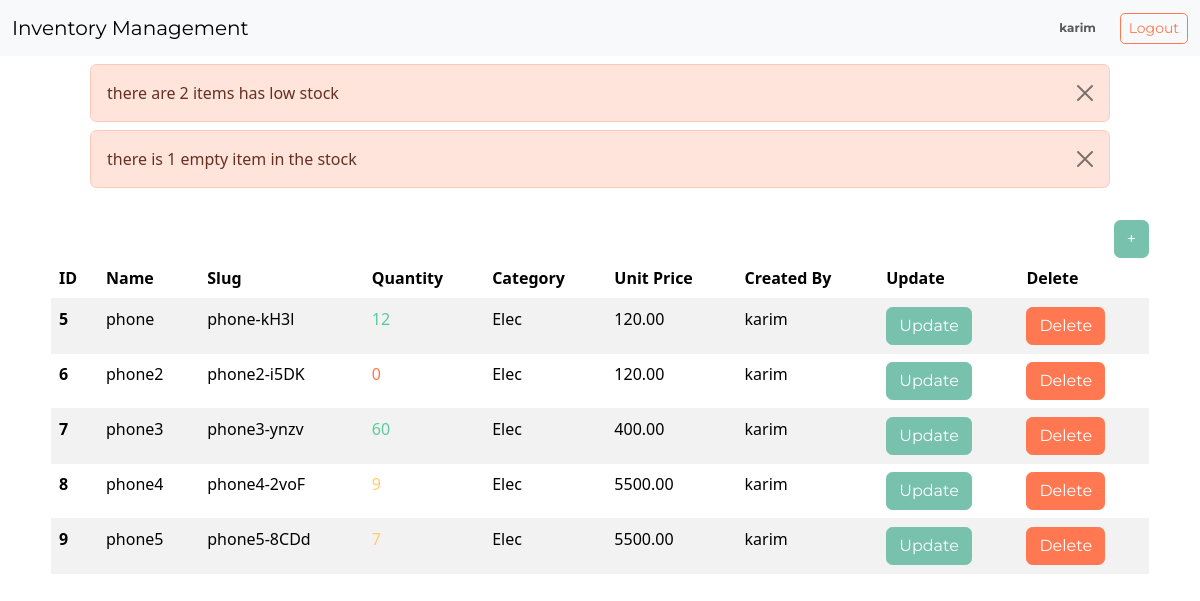
The app's page /dashboard/ (signed in) with its own data.
### inventory/models.py (models this page shows, shortened)
class TimeStampedModel(models.Model):
    created_at = models.DateTimeField(auto_now_add=True)
    updated_at = models.DateTimeField(auto_now=True)
    class Meta:
        abstract = True

class InventoryItem(TimeStampedModel):
    name = models.CharField(max_length=255)
    slug = models.SlugField(max_length=255, unique=True, blank=True)
    quantity = models.PositiveIntegerField(default=0)
    sku = models.CharField(
        unique=True,
        max_length=100,
    )
    unit_price = models.DecimalField(
        max_digits=10, decimal_places=2, validators=[MinValueValidator(0)]
    )
    reorder_level = models.PositiveIntegerField(
        default=10, help_text="min quantity before reorder alert"
    )
    description = models.TextField(blank=True)
    is_active = models.BooleanField(default=True, help_text="Is this item active?")
    category = models.ForeignKey(
        Category, on_delete=models.PROTECT, related_name="inventory_items"
    )
    created_by = models.ForeignKey(
        settings.AUTH_USER_MODEL,
        on_delete=models.SET_NULL,
        null=True,
        related_name="created_items",
    )
    updated_by = models.ForeignKey(
        settings.AUTH_USER_MODEL,
        on_delete=models.SET_NULL,
        null=True,
        related_name="updated_items",
    )
    class Meta:
        ordering = ["-created_at"]
        verbose_name = "Inventory Item"
        verbose_name_plural = "Inventory Items"
        indexes = [
            models.Index(fields=["sku"]),
            models.Index(fields=["is_active"]),
            models.Index(fields=["is_active", "name"]),
            models.Index(fields=["is_active", "quantity"]),
            models.Index(fields=["is_active", "category"]),
        ]
        constraints = [
            models.CheckConstraint(
                condition=models.Q(quantity__gte=0),
                name="quantity_non_negative",
            ),
            models.CheckConstraint(
                condition=models.Q(unit_price__gte=0), name="price_non_negative"
            ),
        ]

class Category(TimeStampedModel):
    name = models.CharField(max_length=100, unique=True)
    is_active = models.BooleanField(default=True, help_text="Is this category active?")
    objects = ActiveManager()
    all_objects = models.Manager()
    class Meta:
        ordering = ["name"]
        verbose_name = "Category"
        verbose_name_plural = "Categories"
        indexes = [models.Index(fields=["name", "is_active"])]
    def __str__(self):
        return self.name

### inventory/views.py (the view)
# urls.py: path("dashboard/", Dashboard.as_view(), name="dashboard"),
class Dashboard(LoginRequiredMixin, View):
    def get(self, request):
        items = InventoryItem.objects.filter(created_by=request.user.id).order_by("pk")
        low_stock_items = items.filter(
            Q(quantity__lte=F("reorder_level")) & ~Q(quantity=0)
        ).count()
        empty_stock_items = items.filter(quantity=0).count()
        low_inventory_ids = items.filter(
            Q(quantity__lte=F("reorder_level")) & ~Q(quantity=0)
        ).values_list("id", flat=True)
        empty_inventory_ids = items.filter(quantity=0).values_list("id", flat=True)
        if low_stock_items > 0:
            messages.error(
                request,
                f"there are {low_stock_items} items has low stock",
            )
        if empty_stock_items > 0:
            if empty_stock_items > 1:
                messages.error(
                    request,
                    f"there are {empty_stock_items} empty items in the stock",
                )
            else:
                messages.error(
                    request,
                    f"there is {empty_stock_items} empty item in the stock",
                )
        return render(
            request,
            "inventory/dashboard.html",
            {
                "items": items,
                "low_inventory_ids": low_inventory_ids,
                "empty_inventory_ids": empty_inventory_ids,
            },
        )

### inventory/templates/inventory/dashboard.html (shortened to what this page needs)
{% extends 'base.html' %}
{% block content %}
{% if messages %}
<div class="row mt-2">
  {% for message in messages %}
  {% if message.tags == 'error' %}
  <div class="col-md-10 col-12 mx-auto alert alert-dismissible alert-danger mb-2">
    <button type="button" class="btn-close" data-bs-dismiss="alert"></button>
    {{ message }}
  </div>
  {% endif %}
  {% endfor %}
</div>
{% endif %}
<div class="row">
  <div class="col-mid-10 col-11 mx-auto mt-4">
    <div class="d-flex justify-content-end">
      <a href="{% url 'item_create' %}" class="btn btn-primary">+</a>
    </div>
    <table class="table tabke-hover table-striped">
      <thead>
        <tr>
          <th scope="col">ID</th>
          <th scope="col">Name</th>
          <th scope="col">Slug</th>
          <th scope="col">Quantity</th>
          <th scope="col">Category</th>
          <th scope="col">Unit Price</th>
          <th scope="col">Created By</th>
          <th scope="col">Update</th>
          <th scope="col">Delete</th>
        </tr>
      </thead>
      <tbody>
        {% if items|length == 0 %}
        <tr>
          <th scope="col">-</th>
          <td>-</td>
          <td>-</td>
          <td>-</td>
          <td>-</td>
          <td>-</td>
          <td>-</td>
          <td>-</td>
          <td>-</td>
        </tr>
        {% else %}
        {% for item in items %}
        <tr>
          <th scope="col">{{ item.id }}</th>
          <td>{{ item.name }}</td>
          <td>{{ item.slug }}</td>
          {% if item.id in low_inventory_ids %}
          <td class="text-warning">{{ item.quantity }}</td>
          {% elif item.id in empty_inventory_ids %}
          <td class="text-danger">{{ item.quantity }}</td>
          {% else %}
          <td class="text-success">{{ item.quantity }}</td>
          {% endif %}
          <td>{{ item.category }}</td>
          <td>{{ item.unit_price }}</td>
          <td>{{ item.created_by.username }}</td>
          <td>
            <a href="{% url 'update_item' item.sku %}" class="btn btn-primary">Update</a>
          </td>
          <td>
            <button class="btn btn-danger" data-bs-toggle="modal" data-bs-target="#deleteConfirmModal"
              data-delete-url="{% url 'delete_item' item.sku %}" data-item-name="{{ item.name }}">
              Delete
            </button>
          </td>
        </tr>
        {% endfor %}
        {% endif %}
      </tbody>
    </table>
  </div>
</div>
{% endblock %}

### inventory/templates/navbar.html (shortened to what this page needs)
<nav class="navbar bg-light">
  <div class="container-fluid">
    <a class="navbar-brand" href="{% url 'index' %}">
      Inventory Management
    </a>
    <div class="d-flex align-items-center ms-auto">
      <ul class="navbar-nav flex-row gap-3">
        {% if user.is_authenticated %}
        <li class="nav-item d-flex align-items-center">
          <span class="badge bg-light bg">{{ request.user }}</span>
        </li>
        <li class="nav-item">
          <form action="{% url 'logout' %}" method="post">
            <button type="submit" class="btn btn-outline-danger btn-sm">
              Logout
            </button>
          </form>
        </li>
        {% endif %}
      </ul>
    </div>
  </div>
</nav>

### records on screen
InventoryItem: id "5", name "phone", slug "phone-kH3l", quantity "12", category "Elec", unit_price "120.00", created_by.username "karim"
InventoryItem: id "6", name "phone2", slug "phone2-i5DK", quantity "0", category "Elec", unit_price "120.00", created_by.username "karim"
InventoryItem: id "7", name "phone3", slug "phone3-ynzv", quantity "60", category "Elec", unit_price "400.00", created_by.username "karim"
InventoryItem: id "8", name "phone4", slug "phone4-2voF", quantity "9", category "Elec", unit_price "5500.00", created_by.username "karim"
InventoryItem: id "9", name "phone5", slug "phone5-8CDd", quantity "7", category "Elec", unit_price "5500.00", created_by.username "karim"

### other values on screen
{{ request.user }} "karim"
{{ message }} "there are 2 items has low stock" "there is 1 empty item in the stock"
